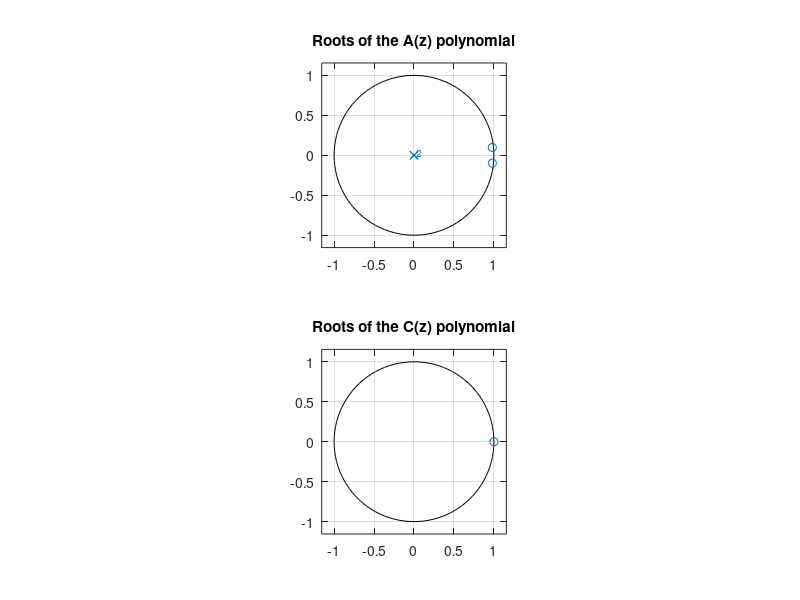

MATLAB code to generate this figure: (Note: this script raises an error after producing the figure.)
%
% Time series analysis
% Lund University
%
% Example code 12: Predicting a signal. This is an IMPORTANT example!
%
% Reference: 
%   "An Introduction to Time Series Modeling", 4th ed, by Andreas Jakobsson
%   Studentlitteratur, 2021
%
clear; 
close all;
addpath('../functions', '../data')              % Add this line to update the path


% Select parameters.
k = 5;                                          % Set prediction horizon;try some different ones.
N = 10000;                                      % Begin with lots of samples - then try fewer.

% Some examples of polynomials to test. Try mixing the A and Cs. Note that
% both polynomials have to have their roots inside the unit circle. Why is
% it that this is also required for the C(z) polynomial?
C = [ 1 ];
A = [ 1 -1.96 .97 ];                            % Strong periodicity; this is easy to predict.

%C = [ 1 ];
%A = [ 1 -.8 .6 ];                              % Weak periodicity; this is difficult to predict.

%C = [ 1 -2 ];                                  % Why is the prediction instable with this C polynomial?
%A = [ 1 -1.96 .97 ];                           % Strong periodicity.

%C = poly( [0.2+0.8i 0.2-0.8i] );               % You can also place the roots.
%A = poly( [0.7+0.6i 0.7-0.6i] );               

% Note: try the trends a few times each - due to the roots on the unit
% circle, some realizations will yield "odd" results. Examine these a bit
% closer.
%C = [ 1 .2 ];
%A = conv([1 -1],[ 1 -0.2 ]);                   % Signal with a slow trend.

%C = [ 1 -.2 ];
%A = conv([1 zeros(1,12) -1],[ 1 -0.7 ]);       % Signal with a season.



% Simulate some data and examine the location of the roots. 
noLags = 50;
extraN = 100;
e = randn( N+extraN, 1 );
y = filter( C, A, e );     y = y(extraN+1:end);

figure
subplot(211)
zplane(A)
title('Roots of the A(z) polynomial')
subplot(212)
zplane(C)
title('Roots of the C(z) polynomial')



%% Form the prediction polynomials.
% First, use the true parameters to test the theory.
[F, G] = polydiv( C, A, k );

% Then, try estimating the parameters and use these instead. Also try
% reducing N to see how this affects the parameter estimates and the
% predictions. You can use this approach to examine the quality you can
% expect of your predictions using your polynomials and data lengths.
%
foundModel = estimateARMA( y, A, C, 'Estimating the model parameters using known model orders', noLags, 1 );
[F, G] = polydiv( foundModel.C, foundModel.A, k ); 

% Form the predicted data.
yhatk  = filter( G, C, y );

% Plot the predictions.
figure
subplot(311)
maxInd = 40;
m1 = min([yhatk(1:maxInd)' y(1:maxInd)']);
m2 = max([yhatk(1:maxInd)' y(1:maxInd)']);
plot([y yhatk] )
hold on
line( [k k], [m1 m2], 'Color','red','LineStyle','--' )
hold off
axis([1 50 m1 m2] )
legend('y','yhat','Lost samples')
title(sprintf('Predicted signal. Note that the initial %i samples are lost', k))

subplot(312)
plot([y yhatk] )
xlim([200 700])
legend('y','yhat')

% Form the prediction error and examine the ACF. Note that the prediction
% residual should only be white if k=1. 
ehat = y-yhatk;
ehat = ehat(k+20:end);                          % Remove the corrupted samples. You might need to add a bit of a margin.
subplot(313)
plot(ehat)
legend('ehat = y-yhatk')
try                                             % Catch the error in case of instable polynomials.
    checkIfWhite( ehat );
    figure
    acfEst = acf( ehat, noLags, 0.05, 1 );
    hold on
    line( [k-1 k-1], [-2 2 ], 'Color','r','LineStyle','--' )
    hold off
    axis([0 noLags -1 1 ])
    legend('ACF', '95 %% confidence interval', sprintf('Is a MA(%i) model reasonable?', k-1), 'Location','NE')
    title( sprintf('Prediction residual, %i-step prediction', k) )
    fprintf('This is a %i-step prediction. Ideally, the residual should be an MA(%i) process.\n', k, k-1)
end

% Examine the variance of the prediction residual in comparison to the
% variance of the data.
fprintf('Prediction the signal %i-steps ahead.\n', k)
fprintf('  The variance of original signal is         %5.2f.\n', var(y)')
fprintf('  The variance of the prediction residual is %5.2f.\n', var(ehat)')
if var(ehat)<var(y)
    fprintf('  Amount of signal that was predicted is     %5.2f %%.\n', (1-var(ehat)/var(y))*100)
else
    fprintf('  **** BEWARE: the prediction is not accurate!!! ****\n')
end
